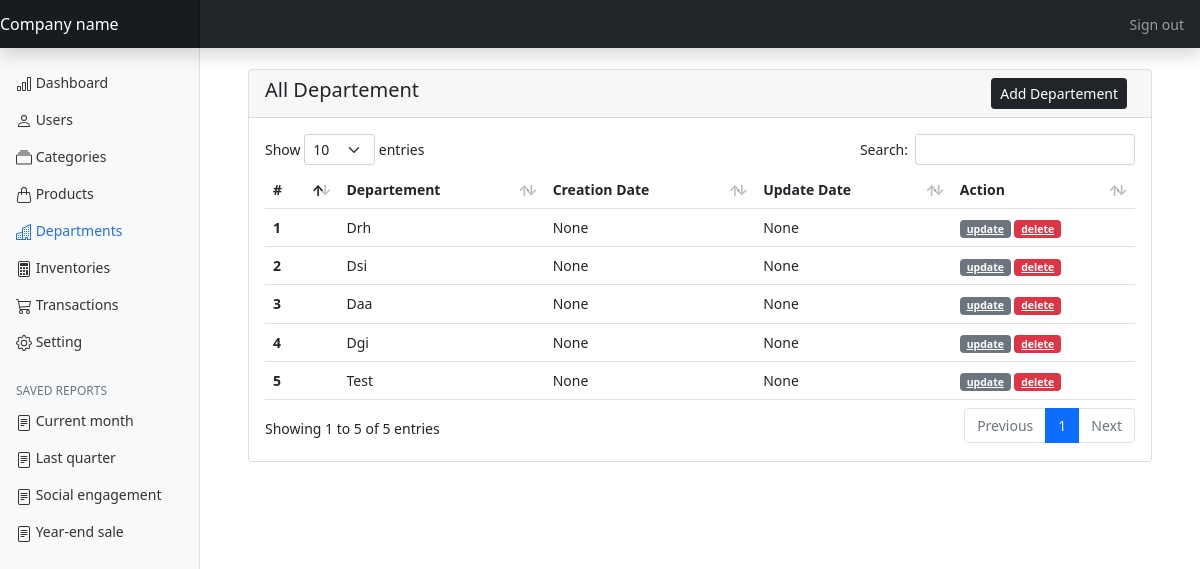
/departement/departements (signed in), run on the app's committed database.
### app/models/departement.py (models this page shows, shortened)
class Departement(db.Model):
    __tablename__ = 'departements'
    id = db.Column(db.Integer, primary_key=True)
    name = db.Column(db.String(64),unique=True, index=True, nullable=True)
    creation_date = db.Column(db.DateTime)
    update_date = db.Column(db.DateTime)
    transactions = db.relationship('Transaction',backref='departement',lazy='dynamic')

### app/controllers/departementController.py (the view)
@departement_blueprint.route('/departements',methods=['GET','POST'])
@login_required
def display_departements():
    form=RegistrationForm()
    all_departements =  Departement.query.all()
    if all_departements is None:
        abort(404)
    else:
        return render_template('departement/departement.html',all_departements=all_departements,form=form)

### app/forms/departementForm.py (shortened to what this page needs)
class RegistrationForm(FlaskForm):
    name = StringField('Departement',validators=[DataRequired(),Length(1,64)])
    submit=SubmitField('Register')

### app/controllers/authController.py (called while the page is built)
@auth_blueprint.app_context_processor
def inject_permissions():
    return dict(Permission=Permission)

### app/models/user.py (called while the page is built)
@login_manager.user_loader
def load_user(user_id):
    return User.query.get(int(user_id))

### app/templates/departement/departement.html (shortened to what this page needs)
{% extends 'base.html' %} {% block title %} Departement {% endblock %} {% block
    page_content %}
    <br>
    <div class="row">
        <div class="col-md-12">
            <div class="card">
                <div class="card-header">
                    <h5 style="display: inline;">All Departement</h5>
                    <span type="button" class="btn btn-dark me-md-2 btn-sm float-end" data-bs-toggle="modal"
                        data-bs-target="#departementRegisterModal" style="display: inline;">
                        Add Departement
                    </span>
                </div>
                <div class="card-body">
                    <table class="table" id="myTable">
                        <thead>
                            <tr>
                                <th>#</th>
                                <th>Departement</th>
                                <th>Creation Date</th>
                                <th>Update Date</th>
                                <th>Action</th>
                            </tr>
                        </thead>
                        <tbody>
                            {% for departement in all_departements %}
                            <tr>
                                <th scope="row">{{ departement.id }}</th>
                                <td class="text-capitalize">{{ departement.name }}</td>
                                <td class="text-capitalize">{{ departement.creation_date }}</td>
                                <td class="text-capitalize">{{ departement.update_date }}</td>
                                <td>
                                    <a href="{{ url_for('departement.update_departement',id=departement.id) }}" class="badge bg-secondary">
                                        update</a>
                                    <a href="{{ url_for('departement.delete_departement',id=departement.id) }}"
                                        class="badge bg-danger btn-delete">delete</a>
                                </td>
                            </tr>
                            {% endfor %}
                        </tbody>
                    </table>
                </div>
            </div>
        </div>
    </div>
    {% endblock %}

### app/static/css/dashboard.css (style rules this page uses)
body { font-size: .875rem; }

### data on the page
Departement: id "1", name "Drh", creation_date "None", update_date "None"
Departement: id "2", name "Dsi", creation_date "None", update_date "None"
Departement: id "3", name "Daa", creation_date "None", update_date "None"
Departement: id "4", name "Dgi", creation_date "None", update_date "None"
Departement: id "5", name "Test", creation_date "None", update_date "None"
